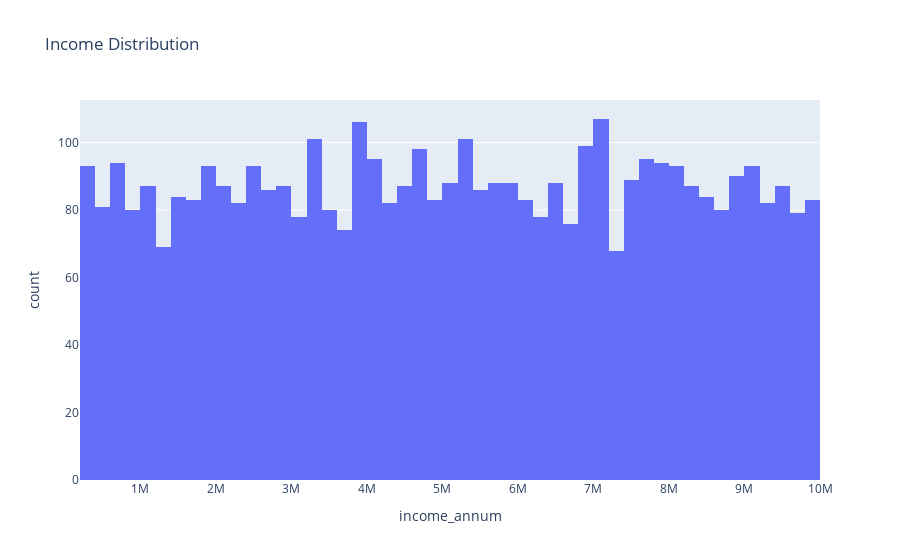

The notebook cell this image was saved under:
### Code cell
fig = px.histogram(df, x=' income_annum', title='Income Distribution')
fig.show()

### Figure 1 — Plotly figure (JSON) as saved in the notebook; plotly's stock layout.template omitted (floating-point values rounded to 4 significant figures; data arrays with more than 128 entries replaced by an {"elided": "..."} marker saying what was removed)
{"data": [{"alignmentgroup": "True", "bingroup": "x", "hovertemplate": " income_annum=%{x}<br>count=%{y}<extra></extra>", "legendgroup": "", "marker": {"color": "#636efa", "pattern": {"shape": ""}}, "name": "", "offsetgroup": "", "orientation": "v", "showlegend": false, "type": "histogram", "x": {"elided": "4269 int values"}, "xaxis": "x", "yaxis": "y"}], "layout": {"barmode": "relative", "legend": {"tracegroupgap": 0}, "title": {"text": "Income Distribution"}, "xaxis": {"anchor": "y", "domain": [0, 1], "title": {"text": " income_annum"}}, "yaxis": {"anchor": "x", "domain": [0, 1], "title": {"text": "count"}}}}
